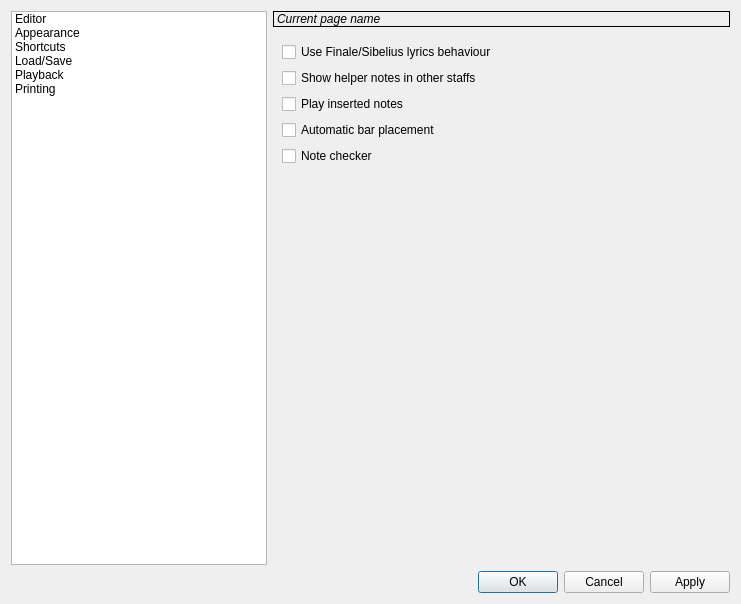
<?xml version="1.0" encoding="UTF-8"?>
<ui version="4.0">
 <class>uiSettingsDialog</class>
 <widget class="QDialog" name="uiSettingsDialog">
  <property name="geometry">
   <rect>
    <x>0</x>
    <y>0</y>
    <width>741</width>
    <height>604</height>
   </rect>
  </property>
  <property name="windowTitle">
   <string>Settings</string>
  </property>
  <layout class="QGridLayout" name="gridLayout">
   <item row="0" column="0">
    <layout class="QHBoxLayout" name="settingsHBoxLayout">
     <property name="spacing">
      <number>6</number>
     </property>
     <property name="margin">
      <number>0</number>
     </property>
     <item>
      <widget class="QListWidget" name="uiSettingsList">
       <property name="sizePolicy">
        <sizepolicy hsizetype="Minimum" vsizetype="Expanding">
         <horstretch>0</horstretch>
         <verstretch>0</verstretch>
        </sizepolicy>
       </property>
       <property name="iconSize">
        <size>
         <width>50</width>
         <height>50</height>
        </size>
       </property>
       <property name="flow">
        <enum>QListView::TopToBottom</enum>
       </property>
       <property name="isWrapping" stdset="0">
        <bool>false</bool>
       </property>
       <property name="spacing">
        <number>0</number>
       </property>
       <property name="viewMode">
        <enum>QListView::ListMode</enum>
       </property>
       <property name="uniformItemSizes">
        <bool>false</bool>
       </property>
       <property name="wordWrap">
        <bool>true</bool>
       </property>
       <item>
        <property name="text">
         <string>Editor</string>
        </property>
        <property name="icon">
         <iconset>
          <normaloff>images:settings/editorsettings.svg</normaloff>images:settings/editorsettings.svg</iconset>
        </property>
       </item>
       <item>
        <property name="text">
         <string>Appearance</string>
        </property>
        <property name="icon">
         <iconset>
          <normaloff>images:settings/colorsettings.svg</normaloff>images:settings/colorsettings.svg</iconset>
        </property>
       </item>
       <item>
        <property name="text">
         <string>Shortcuts</string>
        </property>
        <property name="icon">
         <iconset>
          <normaloff>images:settings/shortcuts.svg</normaloff>images:settings/shortcuts.svg</iconset>
        </property>
       </item>
       <item>
        <property name="text">
         <string>Load/Save</string>
        </property>
        <property name="icon">
         <iconset>
          <normaloff>images:settings/floppy.svg</normaloff>images:settings/floppy.svg</iconset>
        </property>
       </item>
       <item>
        <property name="text">
         <string>Playback</string>
        </property>
        <property name="icon">
         <iconset>
          <normaloff>images:settings/midisetup.svg</normaloff>images:settings/midisetup.svg</iconset>
        </property>
       </item>
       <item>
        <property name="text">
         <string>Printing</string>
        </property>
        <property name="icon">
         <iconset>
          <normaloff>images:settings/printingsettings.svg</normaloff>images:settings/printingsettings.svg</iconset>
        </property>
       </item>
      </widget>
     </item>
     <item>
      <layout class="QVBoxLayout" name="settingsVBoxLayout">
       <property name="spacing">
        <number>6</number>
       </property>
       <property name="margin">
        <number>0</number>
       </property>
       <item>
        <widget class="QLabel" name="uiPageNameLabel">
         <property name="font">
          <font>
           <weight>50</weight>
           <italic>true</italic>
           <bold>false</bold>
          </font>
         </property>
         <property name="frameShape">
          <enum>QFrame::Box</enum>
         </property>
         <property name="frameShadow">
          <enum>QFrame::Plain</enum>
         </property>
         <property name="text">
          <string>Current page name</string>
         </property>
        </widget>
       </item>
       <item>
        <widget class="QStackedWidget" name="uiStackedWidget">
         <property name="frameShape">
          <enum>QFrame::NoFrame</enum>
         </property>
         <property name="frameShadow">
          <enum>QFrame::Plain</enum>
         </property>
         <property name="currentIndex">
          <number>0</number>
         </property>
         <widget class="QWidget" name="editorSettings">
          <layout class="QVBoxLayout" name="verticalLayout_2">
           <item>
            <widget class="QCheckBox" name="uiFinaleLyricsCheckBox">
             <property name="toolTip">
              <string>When making hyphen, immediately jump to the next syllable without hitting space bar key.</string>
             </property>
             <property name="text">
              <string>Use Finale/Sibelius lyrics behaviour</string>
             </property>
            </widget>
           </item>
           <item>
            <widget class="QCheckBox" name="uiShadowNotesInOtherStaffs">
             <property name="toolTip">
              <string>When inserting notes, show the helper notes in all staffs, not only in the active one.</string>
             </property>
             <property name="text">
              <string>Show helper notes in other staffs</string>
             </property>
            </widget>
           </item>
           <item>
            <widget class="QCheckBox" name="uiPlayInsertedNotes">
             <property name="toolTip">
              <string>When inserting notes or changing existing notes pitch, play the new notes.</string>
             </property>
             <property name="text">
              <string>Play inserted notes</string>
             </property>
            </widget>
           </item>
           <item>
            <widget class="QCheckBox" name="uiAutoBar">
             <property name="toolTip">
              <string>When inserting notes and rests, place a barline automatically, if the last bar is full.</string>
             </property>
             <property name="text">
              <string>Automatic bar placement</string>
             </property>
            </widget>
           </item>
           <item>
            <widget class="QCheckBox" name="uiUseNoteChecker">
             <property name="toolTip">
              <string>When inserting notes and rests, split them automatically at quarter boundaries.</string>
             </property>
             <property name="text">
              <string>Note checker</string>
             </property>
            </widget>
           </item>
           <item>
            <spacer name="verticalSpacer">
             <property name="orientation">
              <enum>Qt::Vertical</enum>
             </property>
             <property name="sizeHint" stdset="0">
              <size>
               <width>20</width>
               <height>40</height>
              </size>
             </property>
            </spacer>
           </item>
          </layout>
         </widget>
         <widget class="QWidget" name="appearanceSettings">
          <layout class="QVBoxLayout" name="verticalLayout_3">
           <item>
            <layout class="QVBoxLayout" name="appearanceVBoxLayout">
             <property name="spacing">
              <number>0</number>
             </property>
             <property name="margin">
              <number>0</number>
             </property>
             <item>
              <widget class="QCheckBox" name="uiAntiAliasing">
               <property name="toolTip">
                <string>Use anti-aliased fonts for drawing the score. Looks nicer, but slower.</string>
               </property>
               <property name="text">
                <string>Use anti-aliased fonts</string>
               </property>
              </widget>
             </item>
             <item>
              <widget class="QCheckBox" name="uiAnimatedScroll">
               <property name="text">
                <string>Use animated scroll</string>
               </property>
              </widget>
             </item>
             <item>
              <layout class="QHBoxLayout" name="appearanceHBoxBGLayout">
               <property name="spacing">
                <number>6</number>
               </property>
               <property name="margin">
                <number>0</number>
               </property>
               <item>
                <widget class="QLabel" name="uiBackgroundLabel">
                 <property name="toolTip">
                  <string>Color which the background is filled.</string>
                 </property>
                 <property name="text">
                  <string>Background color</string>
                 </property>
                </widget>
               </item>
               <item>
                <widget class="QPushButton" name="uiBackgroundColor">
                 <property name="maximumSize">
                  <size>
                   <width>80</width>
                   <height>16777215</height>
                  </size>
                 </property>
                 <property name="text">
                  <string/>
                 </property>
                </widget>
               </item>
               <item>
                <widget class="QPushButton" name="uiBackgroundRevert">
                 <property name="maximumSize">
                  <size>
                   <width>30</width>
                   <height>16777215</height>
                  </size>
                 </property>
                 <property name="icon">
                  <iconset>
                   <normaloff>images:settings/revert.svg</normaloff>images:settings/revert.svg</iconset>
                 </property>
                </widget>
               </item>
              </layout>
             </item>
             <item>
              <layout class="QHBoxLayout" name="appearanceHBoxFGLayout">
               <property name="spacing">
                <number>6</number>
               </property>
               <property name="margin">
                <number>0</number>
               </property>
               <item>
                <widget class="QLabel" name="uiForegroundLabel">
                 <property name="toolTip">
                  <string>Color which the music elements are painted.</string>
                 </property>
                 <property name="text">
                  <string>Foreground color</string>
                 </property>
                </widget>
               </item>
               <item>
                <widget class="QPushButton" name="uiForegroundColor">
                 <property name="maximumSize">
                  <size>
                   <width>80</width>
                   <height>16777215</height>
                  </size>
                 </property>
                 <property name="text">
                  <string/>
                 </property>
                </widget>
               </item>
               <item>
                <widget class="QPushButton" name="uiForegroundRevert">
                 <property name="maximumSize">
                  <size>
                   <width>30</width>
                   <height>16777215</height>
                  </size>
                 </property>
                 <property name="icon">
                  <iconset>
                   <normaloff>images:settings/revert.svg</normaloff>images:settings/revert.svg</iconset>
                 </property>
                </widget>
               </item>
              </layout>
             </item>
             <item>
              <layout class="QHBoxLayout" name="appearanceHBoxSCLayout">
               <property name="spacing">
                <number>6</number>
               </property>
               <property name="margin">
                <number>0</number>
               </property>
               <item>
                <widget class="QLabel" name="uiSelectionLabel">
                 <property name="toolTip">
                  <string>Color which the selected music elements are painted.</string>
                 </property>
                 <property name="text">
                  <string>Selected elements</string>
                 </property>
                </widget>
               </item>
               <item>
                <widget class="QPushButton" name="uiSelectionColor">
                 <property name="maximumSize">
                  <size>
                   <width>80</width>
                   <height>16777215</height>
                  </size>
                 </property>
                 <property name="text">
                  <string/>
                 </property>
                </widget>
               </item>
               <item>
                <widget class="QPushButton" name="uiSelectionRevert">
                 <property name="maximumSize">
                  <size>
                   <width>30</width>
                   <height>16777215</height>
                  </size>
                 </property>
                 <property name="icon">
                  <iconset>
                   <normaloff>images:settings/revert.svg</normaloff>images:settings/revert.svg</iconset>
                 </property>
                </widget>
               </item>
              </layout>
             </item>
             <item>
              <layout class="QHBoxLayout" name="appearanceHBoxSCCLayout">
               <property name="spacing">
                <number>6</number>
               </property>
               <property name="margin">
                <number>0</number>
               </property>
               <item>
                <widget class="QLabel" name="uiSelectedContextLabel">
                 <property name="toolTip">
                  <string>Color which the current context is painted.</string>
                 </property>
                 <property name="text">
                  <string>Selected context</string>
                 </property>
                </widget>
               </item>
               <item>
                <widget class="QPushButton" name="uiSelectedContextColor">
                 <property name="maximumSize">
                  <size>
                   <width>80</width>
                   <height>16777215</height>
                  </size>
                 </property>
                 <property name="text">
                  <string/>
                 </property>
                </widget>
               </item>
               <item>
                <widget class="QPushButton" name="uiSelectedContextRevert">
                 <property name="maximumSize">
                  <size>
                   <width>30</width>
                   <height>16777215</height>
                  </size>
                 </property>
                 <property name="icon">
                  <iconset>
                   <normaloff>images:settings/revert.svg</normaloff>images:settings/revert.svg</iconset>
                 </property>
                </widget>
               </item>
              </layout>
             </item>
             <item>
              <layout class="QHBoxLayout" name="appearanceHBoxSACLayout">
               <property name="spacing">
                <number>6</number>
               </property>
               <property name="margin">
                <number>0</number>
               </property>
               <item>
                <widget class="QLabel" name="uiSelectionAreaLabel">
                 <property name="toolTip">
                  <string>Color which the selection area background is filled.</string>
                 </property>
                 <property name="text">
                  <string>Selection area</string>
                 </property>
                </widget>
               </item>
               <item>
                <widget class="QPushButton" name="uiSelectionAreaColor">
                 <property name="maximumSize">
                  <size>
                   <width>80</width>
                   <height>16777215</height>
                  </size>
                 </property>
                 <property name="text">
                  <string/>
                 </property>
                </widget>
               </item>
               <item>
                <widget class="QPushButton" name="uiSelectionAreaRevert">
                 <property name="maximumSize">
                  <size>
                   <width>30</width>
                   <height>16777215</height>
                  </size>
                 </property>
                 <property name="icon">
                  <iconset>
                   <normaloff>images:settings/revert.svg</normaloff>images:settings/revert.svg</iconset>
                 </property>
                </widget>
               </item>
              </layout>
             </item>
             <item>
              <layout class="QHBoxLayout" name="appearanceHBoxHECLayout">
               <property name="spacing">
                <number>6</number>
               </property>
               <property name="margin">
                <number>0</number>
               </property>
               <item>
                <widget class="QLabel" name="uiHiddenElementsLabel">
                 <property name="toolTip">
                  <string>Color which the invisible elements are painted in current-voice-only mode.</string>
                 </property>
                 <property name="text">
                  <string>Hidden elements</string>
                 </property>
                </widget>
               </item>
               <item>
                <widget class="QPushButton" name="uiHiddenElementsColor">
                 <property name="maximumSize">
                  <size>
                   <width>80</width>
                   <height>16777215</height>
                  </size>
                 </property>
                 <property name="text">
                  <string/>
                 </property>
                </widget>
               </item>
               <item>
                <widget class="QPushButton" name="uiHiddenElementsRevert">
                 <property name="maximumSize">
                  <size>
                   <width>30</width>
                   <height>16777215</height>
                  </size>
                 </property>
                 <property name="icon">
                  <iconset>
                   <normaloff>images:settings/revert.svg</normaloff>images:settings/revert.svg</iconset>
                 </property>
                </widget>
               </item>
              </layout>
             </item>
             <item>
              <layout class="QHBoxLayout" name="appearanceHBoxDELayout">
               <property name="spacing">
                <number>6</number>
               </property>
               <property name="margin">
                <number>0</number>
               </property>
               <item>
                <widget class="QLabel" name="uiDisabledElements">
                 <property name="toolTip">
                  <string>Color which the elements in non-selected voice are painted.</string>
                 </property>
                 <property name="text">
                  <string>Disabled elements</string>
                 </property>
                </widget>
               </item>
               <item>
                <widget class="QPushButton" name="uiDisabledElementsColor">
                 <property name="maximumSize">
                  <size>
                   <width>80</width>
                   <height>16777215</height>
                  </size>
                 </property>
                 <property name="text">
                  <string/>
                 </property>
                </widget>
               </item>
               <item>
                <widget class="QPushButton" name="uiDisabledElementsRevert">
                 <property name="maximumSize">
                  <size>
                   <width>30</width>
                   <height>16777215</height>
                  </size>
                 </property>
                 <property name="icon">
                  <iconset>
                   <normaloff>images:settings/revert.svg</normaloff>images:settings/revert.svg</iconset>
                 </property>
                </widget>
               </item>
              </layout>
             </item>
            </layout>
           </item>
           <item>
            <widget class="QLabel" name="uiPreviewLabel">
             <property name="sizePolicy">
              <sizepolicy hsizetype="Preferred" vsizetype="Maximum">
               <horstretch>0</horstretch>
               <verstretch>0</verstretch>
              </sizepolicy>
             </property>
             <property name="text">
              <string>Preview:</string>
             </property>
            </widget>
           </item>
           <item>
            <widget class="CAScoreView" name="uiPreviewScoreView" native="true"/>
           </item>
          </layout>
         </widget>
         <widget class="QWidget" name="commandsSettings">
          <layout class="QVBoxLayout" name="verticalLayout_6">
           <item>
            <layout class="QVBoxLayout" name="commandsSettingsVBoxLayout"/>
           </item>
          </layout>
         </widget>
         <widget class="QWidget" name="loadSaveSettings">
          <layout class="QVBoxLayout" name="verticalLayout_4">
           <item>
            <layout class="QVBoxLayout" name="loadSaveSettingsVBoxLayout">
             <property name="spacing">
              <number>0</number>
             </property>
             <property name="margin">
              <number>0</number>
             </property>
             <item>
              <widget class="QLabel" name="uiDocumentsDirectoryLabel">
               <property name="text">
                <string>Default documents location:</string>
               </property>
              </widget>
             </item>
             <item>
              <layout class="QHBoxLayout" name="loadSaveSettingsHBoxDDLayout">
               <property name="spacing">
                <number>6</number>
               </property>
               <property name="margin">
                <number>0</number>
               </property>
               <item>
                <widget class="QLineEdit" name="uiDocumentsDirectory"/>
               </item>
               <item>
                <widget class="QPushButton" name="uiDocumentsDirectoryBrowse">
                 <property name="maximumSize">
                  <size>
                   <width>30</width>
                   <height>16777215</height>
                  </size>
                 </property>
                 <property name="text">
                  <string>...</string>
                 </property>
                </widget>
               </item>
               <item>
                <widget class="QPushButton" name="uiDocumentsDirectoryRevert">
                 <property name="maximumSize">
                  <size>
                   <width>30</width>
                   <height>16777215</height>
                  </size>
                 </property>
                 <property name="icon">
                  <iconset>
                   <normaloff>images:settings/revert.svg</normaloff>images:settings/revert.svg</iconset>
                 </property>
                </widget>
               </item>
              </layout>
             </item>
            </layout>
           </item>
           <item>
            <layout class="QVBoxLayout" name="loadSaveSettingsDSCVBoxLayout">
             <property name="spacing">
              <number>0</number>
             </property>
             <property name="margin">
              <number>0</number>
             </property>
             <item>
              <widget class="QLabel" name="uiDefaultSaveLabel">
               <property name="text">
                <string>Default file format for saving:</string>
               </property>
              </widget>
             </item>
             <item>
              <widget class="QComboBox" name="uiDefaultSaveComboBox">
               <property name="sizePolicy">
                <sizepolicy hsizetype="Preferred" vsizetype="Preferred">
                 <horstretch>0</horstretch>
                 <verstretch>0</verstretch>
                </sizepolicy>
               </property>
              </widget>
             </item>
            </layout>
           </item>
           <item>
            <layout class="QHBoxLayout" name="loadSaveSettingsAUHBoxLayout">
             <property name="spacing">
              <number>6</number>
             </property>
             <property name="margin">
              <number>0</number>
             </property>
             <item>
              <widget class="QLabel" name="uiAutoRecoveryLabel">
               <property name="sizePolicy">
                <sizepolicy hsizetype="Maximum" vsizetype="Preferred">
                 <horstretch>0</horstretch>
                 <verstretch>0</verstretch>
                </sizepolicy>
               </property>
               <property name="text">
                <string comment="Auto save every %n minutes.">Recovery saving interval in minutes:</string>
               </property>
              </widget>
             </item>
             <item>
              <widget class="QSpinBox" name="uiAutoRecoverySpinBox">
               <property name="maximumSize">
                <size>
                 <width>70</width>
                 <height>16777215</height>
                </size>
               </property>
               <property name="toolTip">
                <string>Automatically make recovery documents every specified number of ellapsed minutes. 0 to disable recovery saving.</string>
               </property>
              </widget>
             </item>
             <item>
              <spacer>
               <property name="orientation">
                <enum>Qt::Horizontal</enum>
               </property>
               <property name="sizeHint" stdset="0">
                <size>
                 <width>40</width>
                 <height>20</height>
                </size>
               </property>
              </spacer>
             </item>
            </layout>
           </item>
           <item>
            <spacer name="verticalSpacer_2">
             <property name="orientation">
              <enum>Qt::Vertical</enum>
             </property>
             <property name="sizeHint" stdset="0">
              <size>
               <width>20</width>
               <height>40</height>
              </size>
             </property>
            </spacer>
           </item>
          </layout>
         </widget>
         <widget class="QWidget" name="midiSettings">
          <layout class="QHBoxLayout" name="horizontalLayout">
           <item>
            <layout class="QVBoxLayout" name="midiSettingsMIVBoxLayout">
             <property name="spacing">
              <number>6</number>
             </property>
             <property name="margin">
              <number>0</number>
             </property>
             <item>
              <widget class="QLabel" name="uiMidiInLabel">
               <property name="text">
                <string>MIDI IN devices:</string>
               </property>
              </widget>
             </item>
             <item>
              <widget class="QListWidget" name="uiMidiInList"/>
             </item>
            </layout>
           </item>
           <item>
            <widget class="Line" name="line">
             <property name="orientation">
              <enum>Qt::Vertical</enum>
             </property>
            </widget>
           </item>
           <item>
            <layout class="QVBoxLayout" name="loadSaveSettingsMOVBoxLayout">
             <property name="spacing">
              <number>6</number>
             </property>
             <property name="margin">
              <number>0</number>
             </property>
             <item>
              <widget class="QLabel" name="uiMidiOutLabel">
               <property name="text">
                <string>MIDI OUT devices:</string>
               </property>
              </widget>
             </item>
             <item>
              <widget class="QListWidget" name="uiMidiOutList"/>
             </item>
            </layout>
           </item>
          </layout>
         </widget>
         <widget class="QWidget" name="printingSettings">
          <layout class="QVBoxLayout" name="verticalLayout_7">
           <item>
            <layout class="QHBoxLayout" name="printingSettingsHBoxTLayout">
             <item>
              <widget class="QLabel" name="uiTypesetterLabel">
               <property name="sizePolicy">
                <sizepolicy hsizetype="Maximum" vsizetype="Preferred">
                 <horstretch>0</horstretch>
                 <verstretch>0</verstretch>
                </sizepolicy>
               </property>
               <property name="text">
                <string>Default typesetter:</string>
               </property>
              </widget>
             </item>
             <item>
              <widget class="QComboBox" name="uiTypesetter">
               <item>
                <property name="text">
                 <string>LilyPond</string>
                </property>
                <property name="icon">
                 <iconset>
                  <normaloff>images:general/lilypond.svg</normaloff>images:general/lilypond.svg</iconset>
                </property>
               </item>
              </widget>
             </item>
            </layout>
           </item>
           <item>
            <layout class="QVBoxLayout" name="printingSettingsVBoxTBLLayout">
             <property name="spacing">
              <number>0</number>
             </property>
             <item>
              <widget class="QLabel" name="uiTypesetterLocationLabel">
               <property name="text">
                <string>Typesetter location:</string>
               </property>
              </widget>
             </item>
             <item>
              <layout class="QHBoxLayout" name="printingSettingsHBoxTBLLayout">
               <item>
                <widget class="QLineEdit" name="uiTypesetterLocation">
                 <property name="enabled">
                  <bool>false</bool>
                 </property>
                </widget>
               </item>
               <item>
                <widget class="QPushButton" name="uiTypesetterBrowse">
                 <property name="enabled">
                  <bool>false</bool>
                 </property>
                 <property name="text">
                  <string>Browse...</string>
                 </property>
                </widget>
               </item>
              </layout>
             </item>
             <item>
              <widget class="QCheckBox" name="uiTypesetterDefault">
               <property name="text">
                <string>Use system default</string>
               </property>
               <property name="checked">
                <bool>true</bool>
               </property>
              </widget>
             </item>
            </layout>
           </item>
           <item>
            <layout class="QVBoxLayout" name="printingSettingsVBoxPVLayout">
             <property name="spacing">
              <number>0</number>
             </property>
             <item>
              <widget class="QLabel" name="uiPdfViewerLocationLabel">
               <property name="text">
                <string>PDF viewer location:</string>
               </property>
              </widget>
             </item>
             <item>
              <layout class="QHBoxLayout" name="printingSettingsHBoxPVLayout">
               <item>
                <widget class="QLineEdit" name="uiPdfViewerLocation">
                 <property name="enabled">
                  <bool>false</bool>
                 </property>
                </widget>
               </item>
               <item>
                <widget class="QPushButton" name="uiPdfViewerBrowse">
                 <property name="enabled">
                  <bool>false</bool>
                 </property>
                 <property name="text">
                  <string>Browse...</string>
                 </property>
                </widget>
               </item>
              </layout>
             </item>
             <item>
              <widget class="QCheckBox" name="uiPdfViewerDefault">
               <property name="text">
                <string>Use system default</string>
               </property>
               <property name="checked">
                <bool>true</bool>
               </property>
              </widget>
             </item>
            </layout>
           </item>
           <item>
            <spacer name="verticalSpacer_3">
             <property name="orientation">
              <enum>Qt::Vertical</enum>
             </property>
             <property name="sizeHint" stdset="0">
              <size>
               <width>20</width>
               <height>40</height>
              </size>
             </property>
            </spacer>
           </item>
          </layout>
         </widget>
        </widget>
       </item>
      </layout>
     </item>
    </layout>
   </item>
   <item row="1" column="0">
    <widget class="QDialogButtonBox" name="uiButtonBox">
     <property name="orientation">
      <enum>Qt::Horizontal</enum>
     </property>
     <property name="standardButtons">
      <set>QDialogButtonBox::Apply|QDialogButtonBox::Cancel|QDialogButtonBox::Ok</set>
     </property>
    </widget>
   </item>
  </layout>
 </widget>
 <customwidgets>
  <customwidget>
   <class>CAScoreView</class>
   <extends>QWidget</extends>
   <header>widgets/scoreview.h</header>
  </customwidget>
 </customwidgets>
 <resources/>
 <connections>
  <connection>
   <sender>uiButtonBox</sender>
   <signal>accepted()</signal>
   <receiver>uiSettingsDialog</receiver>
   <slot>accept()</slot>
   <hints>
    <hint type="sourcelabel">
     <x>249</x>
     <y>541</y>
    </hint>
    <hint type="destinationlabel">
     <x>157</x>
     <y>274</y>
    </hint>
   </hints>
  </connection>
  <connection>
   <sender>uiButtonBox</sender>
   <signal>rejected()</signal>
   <receiver>uiSettingsDialog</receiver>
   <slot>reject()</slot>
   <hints>
    <hint type="sourcelabel">
     <x>317</x>
     <y>541</y>
    </hint>
    <hint type="destinationlabel">
     <x>286</x>
     <y>274</y>
    </hint>
   </hints>
  </connection>
 </connections>
</ui>
